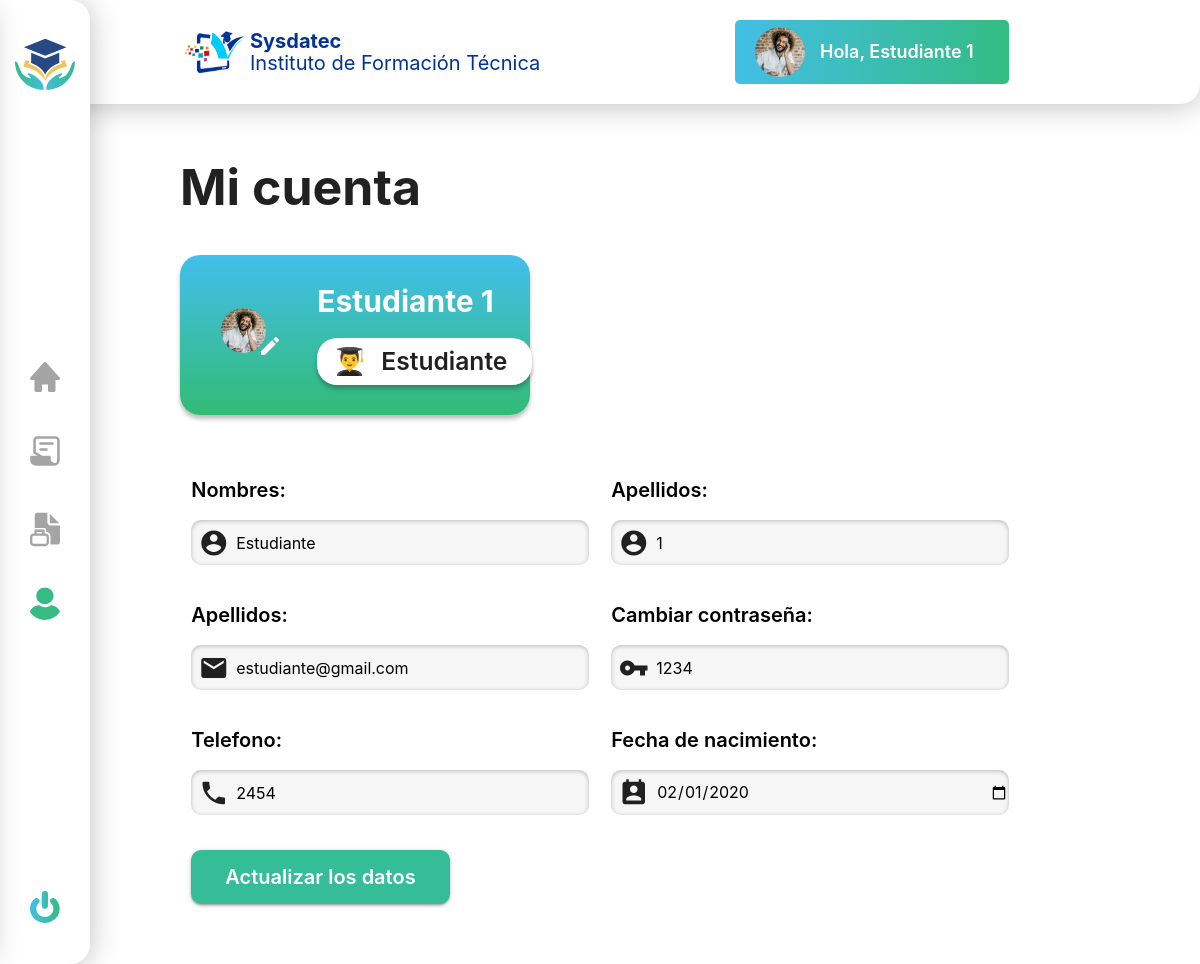
/Perfil.php (signed in), run on the app's committed database.
### tables this page shows
CREATE TABLE `usuarios` (
  `id` int(5) NOT NULL,
  `direccionf` varchar(100) NOT NULL,
  `foto` varchar(100) NOT NULL,
  `usuario` varchar(10) NOT NULL,
  `clave` int(10) NOT NULL,
  `correo` varchar(30) NOT NULL,
  `telefono` int(30) NOT NULL,
  `nombre` varchar(30) NOT NULL,
  `apellido` varchar(25) NOT NULL,
  `fecha de nacimiento` date NOT NULL,
  `genero` varchar(2) NOT NULL,
  `nivel` int(3) NOT NULL
);

### Perfil.php (the view, shortened to what this page needs)
<?php
 include ('config.php');
$sql = "SELECT * FROM usuarios WHERE id='$_SESSION[Id]' ";
$result = $conn->query($sql);
if ($result->num_rows > 0) {
	$row = $result->fetch_assoc();
	}
?>
<!doctype html>
<html>
<head>
    <?php
        include ('head.php');
    ?>
</head>
<body >
  <?php
      include ('header.php');
      include('menu_lateral.php');
  ?>
  <form method="post" action="" enctype="multipart/form-data">
	<div class="container">
    <div class="row">
    <h2 class="cuenta_titulo">Mi cuenta</h2>
    <form class="col s12" method="post" action="">
      <div class="row">
		  <div class="col s5 contenedor_perfil">
        <div class="col l4 foto_perfil">
        <img src="Imagenes perfil/<?php echo $row["foto"]?>" class="responsive-img" width="auto">
        <div class="file-field input-field">
          <div class="btnfoto">
            <i class="material-icons">create</i>
            </div>
          </div>
      </div>
        <div class="col l7 right nombre">
          <h2 class="nombre_perfil"> <?php echo $nombre_usuario ?></h2>
          <div class="tipo_perfil">
            <h5>Estudiante</h5>
          </div>
        </div>
        </div>
        </div>
      <div class="form_perfil">
      <div class="col s6 campo_perfil">
        <p class="black-text campos">Nombres:</p>
        <div class="input-field field">
           <i class="material-icons prefix">account_circle</i>
          <input placeholder="Nombre"id="last_name" type="text" class="validate" name="nombre" value="<?php echo $row["nombre"]?>">
        </div>
      </div>
      <div class="col s6 campo_perfil">
        <p class="black-text campos">Apellidos:</p>
        <div class="input-field field">
           <i class="material-icons prefix">account_circle</i>
          <input placeholder="Apellido"id="last_name" type="text" class="validate" name="apellido" value="<?php echo $row["apellido"]?>">
        </div>
        </div>
        <div class="col s6 campo_perfil">
        <p class="black-text campos">Apellidos:</p>
        <div class="input-field field">
          <i class="material-icons prefix">email</i>
          <input id="email" type="email" class="validate" name="correo" value="<?php echo $row["correo"]?>">
        </div>
        </div>
      <div class="col s6 campo_perfil">
      <p class="black-text campos">Cambiar contraseña:</p>
		   <div class="input-field field">
           <i class="material-icons prefix">vpn_key</i>
          <input placeholder="Contraseña" id="password" type="text"class="validate" name="clave" value="<?php echo $row["clave"]?>">
        </div>
        </div>
        <div class="col s6 campo_perfil">
        <p class="black-text campos">Telefono:</p>
         <div class="input-field field">
          <i class="material-icons prefix">phone</i>
          <input id="icon_telephone" type="tel" class="validate" name="telefono" value="<?php echo $row["telefono"]?>">
          </div>
         </div>
        <div class="col s6 campo_perfil">
        <p class="black-text campos">Fecha de nacimiento:</p>
        <div class="input-field field">
           <i class="material-icons prefix">perm_contact_calendar</i>
            <input id="calendario" type="date" name="fechadenac" value="<?php echo $row["fecha de nacimiento"]?>">
          </div>
        </div>
        <div class="col s12">
          <a class="waves-effect waves-light btn-large shake-slow  btninicio"><input type="submit" value="Actualizar los datos" name="modificar"></input></a>
        </div>
		    </div>
      </div>
    </div>
  </form>
</body>
</html>

### header.php
<?php
$nombre_usuario= $row["nombre"] ." ". $row["apellido"];
?>
<nav class="white nav">
  <div class=" container nav-wrapper header">
    <div class="row">
      <div class="col l6 logo_sysdatec">
        <div class="col l2 imagen_sys">
          <img class="responsive-img" src="img/cropped-sysdateclogo-1-1-768x377 1.png">
        </div>
         <div class="col l10 sysdatec">
          <p class="bold">Sysdatec</p>
          <p>Instituto de Formación Técnica</p>
        </div>
      </div>
      <ul id="nav-mobile" class="right hide-on-med-and-down col l6 nombre_usuario">
        <li>
          <img src="Imagenes perfil/<?php echo $row["foto"]?>" class="responsive-img" width="auto">
          <a href="Perfil.php">Hola, <?php echo $nombre_usuario ?></a>
        </li>
      </ul>
    </div>
  </div>
</nav>

### Css/1.css (style rules this page uses)
html { height: 100%; }
.header .row { margin-bottom: 0px; align-items: center; display: flex; }
.logo_sysdatec { display: flex; padding: 0!important; }
.sysdatec { margin: auto 0; padding: 0!important; }
.sysdatec p { margin: 0; line-height: 22px; color: #003395; font-size: 20px; }
.sysdatec .bold { font-weight: bold; }
.nombre_usuario { display: flex; align-content: center; justify-content: end; font-weight: 600; }
.nombre_usuario li { background: linear-gradient(to right, #42BFE6, #34BC83); padding: 7px 20px; border-radius: 5px; line-height: 30px; display: flex; align-items: center; }
.nombre_usuario li img { width: 50px; border-radius: 50%; }
.nombre_usuario li a { font-size: 18px; }
.nav { padding: 20px 0; height: auto; box-shadow: 0px 2px 30px rgba(0, 0, 0, 0.25); border-radius: 0 0 20px 20px; }
.imagen_sys { display: flex; padding: 0!important; }
.btninicio { background-color: #35BD98; border-radius: 10px; text-transform: none; font-size: 20px; margin-top: 20px; }
.btninicio input { color: white; font-weight: 600; }
.campos { font-weight: 600; font-size: 20px; margin: 0; padding: 0!important; }
.field { background: #F6F6F6; border-radius: 10px; box-shadow: inset 0px 1px 4px rgb(0 0 0 / 25%); }
.field input { margin-bottom: 0!important; border: 0!important; }
.cuenta_titulo { font-size: 50px; font-weight: 700; text-align: left; margin-top: 20px; margin-bottom: 40px; }
.contenedor_perfil { background: linear-gradient(180deg, #42BFEC 0%, #32BB75 100%); box-shadow: 0px 4px 4px rgba(0, 0, 0, 0.25); border-radius: 20px; padding: 30px!important; display: flex; align-items: center; }
.nombre_perfil { font-size: 30px; font-weight: 700; color:white; margin: 0; }
.nombre { width:63%!important; }
.contenedor_perfil .nombre { padding: 0!important; margin-left: 40px!important; }
.form_perfil { margin-top: 40px; }
.form_perfil .campo_perfil { margin-top: 20px; }
.campo_perfil .field i { text-align: center!important; }
.foto_perfil { margin-bottom: -18px; }
.form_perfil .btninicio { margin-bottom: 60px; }
.foto_perfil img { width: 150px; border-radius: 50%; }
.foto_perfil .btnfoto { text-align: right; margin-top: -40px; margin-right: -16px; color: white; }
.tipo_perfil { display: flex; background: white; align-items: center; border-radius: 20px; margin: 0; box-shadow: 0px 4px 4px rgb(0 0 0 / 25%); width: fit-content; margin-top: 20px; }
.tipo_perfil svg { margin: 0 7px 0 20px; }
.tipo_perfil h5 { margin: 0; padding: 10px; font-weight: 600; margin-right: 15px; }

### data on the page
usuarios: foto (picture), nombre_usuario "Estudiante 1", nombre "Estudiante", apellido "1", correo "estudiante@gmail.com", clave "1234", telefono "2454", fechadenac "02/01/2020"
